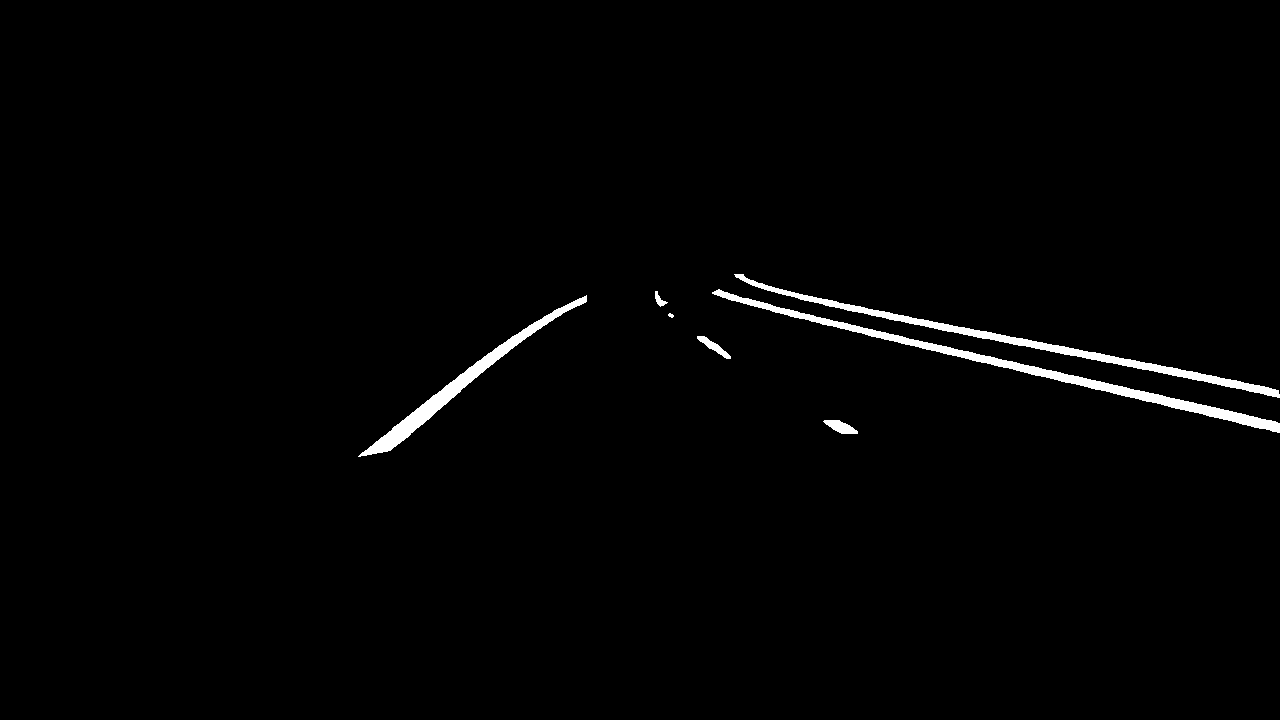
#> input picture archive/segmentation/utils/0f68f127-05ff709b.png, 1280 x 720 px
$ python -i extract_segments.py   (imports and definitions only)
#> lines starting #> are read from the running program, lines starting #| are printed output that depends on the picture; after the words box and inside, x2 and y2 are one past the last pixel; in counts of white or black regions, pixels touching at a corner belong together
import json
import os
import cv2
import numpy as np

def get_masks_and_bounding_boxes(mask_path, output_dir="."):
    """ Takes mask.png and produces output in a dir of individual mask.pngs and json info

    INPUTS:
    mask_path: path-like (could be string representing path) to mask.png
    output_dir: The directory you want all of the outputs in. Please note that
                a sub-directory will be created to store the info for the mask
                provided. Defaults to the directory you are running the script
                from.

    Example Usage:
    get_masks_and_bounding_boxes(mask_path="0dsfk2-32jklfd.png", output_dir="data/refined_masks")
    """
#> called with mask_path = '0f68f127-05ff709b.png', output_dir = '.'
    img_name = os.path.basename(mask_path)
    img_name_no_file_type = img_name.split(".")[0]
    individual_img_output_dir = os.path.join(output_dir, img_name_no_file_type)
    os.makedirs(individual_img_output_dir, exist_ok=True)

    img = cv2.imread(mask_path, cv2.IMREAD_GRAYSCALE)
#> img: shape (720, 1280); 1.3% white; 7 white regions, largest, box (x1, y1, x2, y2) and area: (712, 289, 1280, 433) 4606, (734, 274, 1280, 398) 3838, (358, 295, 587, 457) 3127

    # Ensure the image is binary (if not already)
    _, binary = cv2.threshold(img, 127, 255, cv2.THRESH_BINARY)

    # Perform connected component analysis
    # The function returns:
    #   num_labels: number of labels (including background)
    #   labels: image where each pixel has a label number
    #   stats: statistics for each label (e.g., bounding box, area)
    #   centroids: center of each component
    num_labels, labels, stats, centroids = cv2.connectedComponentsWithStats(binary, connectivity=8)
#> labels: shape (720, 1280) int32; 8 distinct labels, from 0 to 7
#> num_labels = 8; stats = [[0, 0, 1280, 720, 909396], [734, 274, 546, 124, 3838], [712, 289, 568, 144, 4606], [655, 291, 13, 16, 88], [358, 295, 229, 162, 3127], [668, 313, 6, 5, 20], [697, 336, 34, 23, 240], [823, 420, 35, 14, 285]]; centroids = [[636.5, 359.4], [1025, 341.8], [1024.6, 367.7], [659.2, 299.5], [459.1, 384.8], [670.5, 315], [713.4, 346.3], [840.3, 426.6]]
    results = []
    # Loop over each component (skip label 0, which is the background)
    for i in range(1, num_labels):
        # Create a mask for the current object
        mask = (labels == i).astype(np.uint8) * 255
        # Write the mask to the output dir
        mask_out_path = os.path.join(individual_img_output_dir, f"mask_{i}.png")
        cv2.imwrite(mask_out_path, mask)
        mask_dict = {
            'id': i,
            'bounding_box': stats[i][:-1].tolist()
        }
        results.append(mask_dict)
#> this loop made 7 passes
#> mask_dict on passes 1 to 7: {'id': 1, 'bounding_box': [734, 274, 546, 124]}, {'id': 2, 'bounding_box': [712, 289, 568, 144]}, {'id': 3, 'bounding_box': [655, 291, 13, 16]}, {'id': 4, 'bounding_box': [358, 295, 229, 162]}, {'id': 5, 'bounding_box': [668, 313, 6, 5]}, {'id': 6, 'bounding_box': [697, 336, 34, 23]}, {'id': 7, 'bounding_box': [823, 420, 35, 14]}
#> pass 1, in get_masks_and_bounding_boxes, `mask = (labels == i).astype(np.uint8) * 255`:
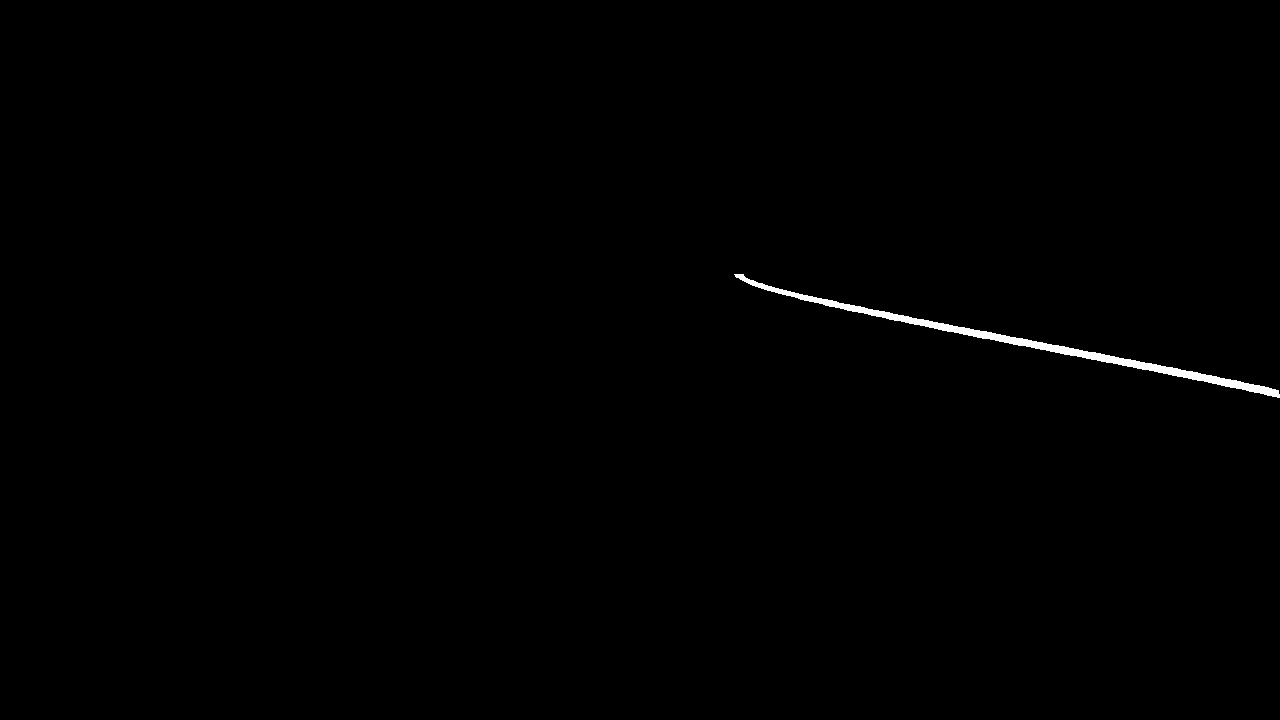
#> mask: shape (720, 1280); 0.42% white; 1 white region, box (x1, y1, x2, y2) and area: (734, 274, 1280, 398) 3838
#> pass 2, in get_masks_and_bounding_boxes, `mask = (labels == i).astype(np.uint8) * 255`:
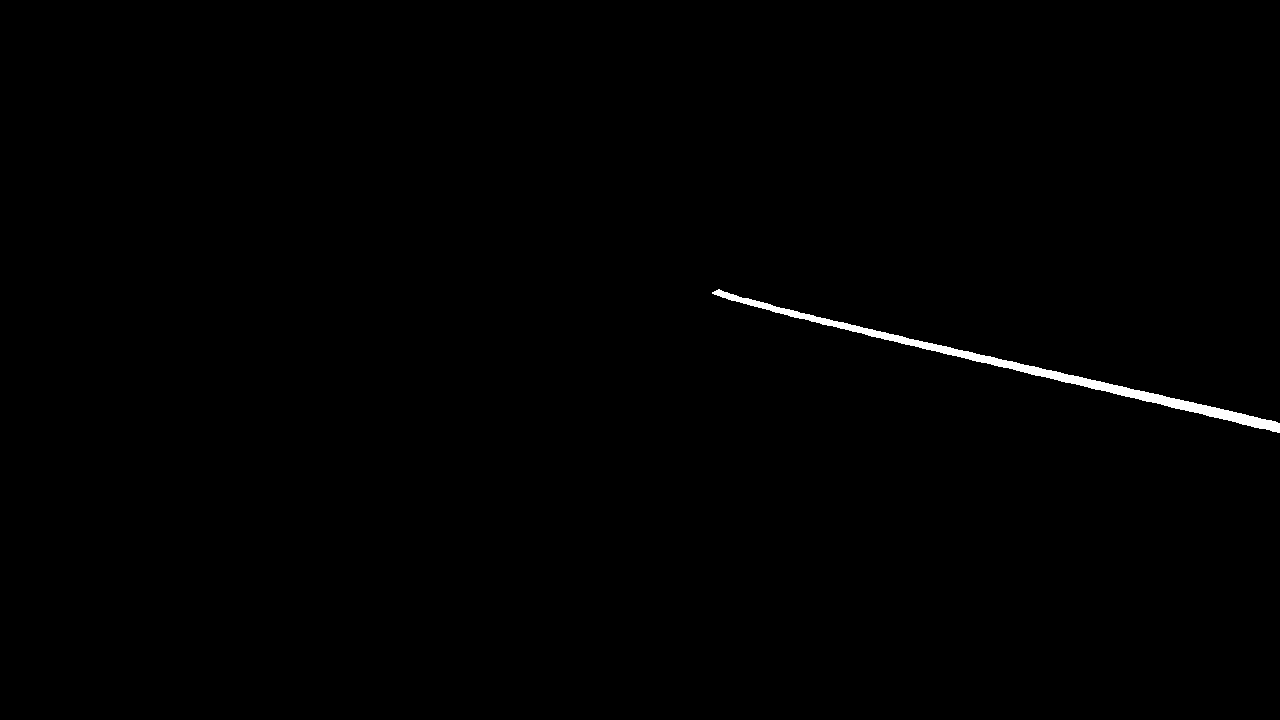
#> mask: shape (720, 1280); 0.5% white; 1 white region, box (x1, y1, x2, y2) and area: (712, 289, 1280, 433) 4606
#> pass 3, in get_masks_and_bounding_boxes, `mask = (labels == i).astype(np.uint8) * 255`:
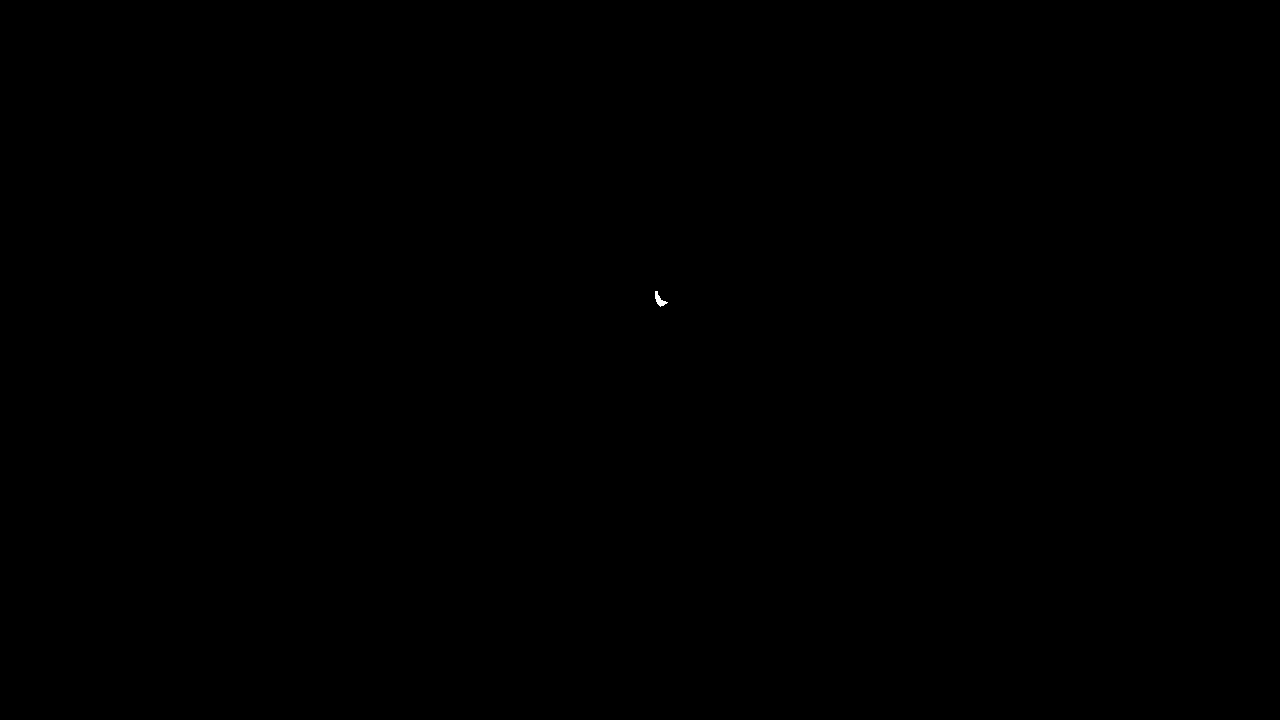
#> mask: shape (720, 1280); 0.01% white; 1 white region, box (x1, y1, x2, y2) and area: (655, 291, 668, 307) 88
#> after the loop, results = 7 items
    annotations_dict = {
        'image': img_name,
        'annotations': results
    }
    json_out_path = os.path.join(individual_img_output_dir, f"{img_name_no_file_type}.json")
    with open(json_out_path, 'w') as jspot:
        json.dump(annotations_dict, jspot)

>>> result = get_masks_and_bounding_boxes('0f68f127-05ff709b.png')
